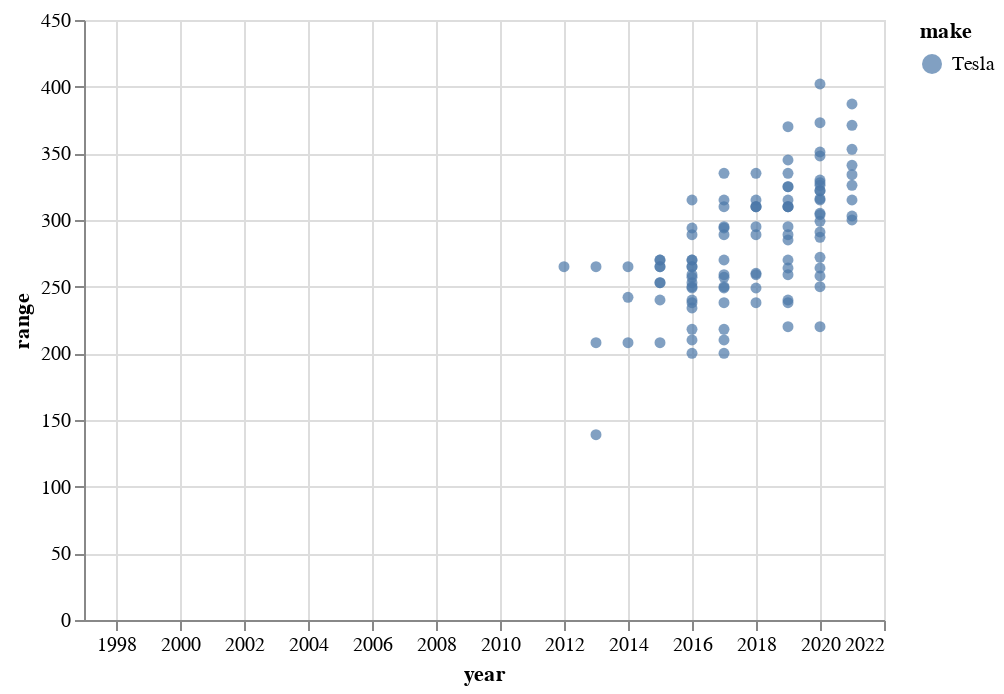

The notebook cell saved with this chart:
### Markdown cell above
Same chart, but only Tesla included

### Code cell
tesla_df = elec_df[elec_df['make'] == 'Tesla']

alt.Chart(tesla_df).mark_point(filled=True).encode(
    x = alt.X('year', axis=alt.Axis(format='') , scale = alt.Scale(domain=(1997,2022))),
    y = alt.Y('range'),
    color = alt.Color('make:N'),
    shape = alt.Shape('make:N'),
    tooltip = ['make', 'model', 'year', 'fuelCost08', 'range', 'charge240']
).interactive()

### Figure 1 — Vega-Lite specification as saved in the notebook (floating-point values rounded to 4 significant figures)
{"config": {"view": {"continuousWidth": 400, "continuousHeight": 300}}, "data": {"name": "data-784af7d0e9b29aec649024a0bd8fe641"}, "mark": {"type": "point", "filled": true}, "encoding": {"color": {"type": "nominal", "field": "make"}, "shape": {"type": "nominal", "field": "make"}, "tooltip": [{"type": "nominal", "field": "make"}, {"type": "nominal", "field": "model"}, {"type": "quantitative", "field": "year"}, {"type": "quantitative", "field": "fuelCost08"}, {"type": "quantitative", "field": "range"}, {"type": "quantitative", "field": "charge240"}], "x": {"type": "quantitative", "axis": {"format": ""}, "field": "year", "scale": {"domain": [1997, 2022]}}, "y": {"type": "quantitative", "field": "range"}}, "selection": {"selector006": {"type": "interval", "bind": "scales", "encodings": ["x", "y"]}}, "$schema": "https://vega.github.io/schema/vega-lite/v4.8.1.json", "datasets": {"data-784af7d0e9b29aec649024a0bd8fe641": [{"range": 265, "rangeHwy": 266.8, "rangeCity": 262.7, "highway08": 90, "make": "Tesla", "model": "Model S", "year": 2012, "charge120": 0.0, "charge240": 12.0, "fuelCost08": 750, "fuelType1": "Electricity"}, {"range": 139, "rangeHwy": 140.7, "rangeCity": 138.5, "highway08": 96, "make": "Tesla", "model": "Model S (40 kW-hr battery pack)", "year": 2013, "charge120": 0.0, "charge240": 6.0, "fuelCost08": 700, "fuelType1": "Electricity"}, {"range": 265, "rangeHwy": 266.8, "rangeCity": 262.7, "highway08": 90, "make": "Tesla", "model": "Model S (85 kW-hr battery pack)", "year": 2013, "charge120": 0.0, "charge240": 12.0, "fuelCost08": 750, "fuelType1": "Electricity"}, {"range": 208, "rangeHwy": 210.7, "rangeCity": 205.7, "highway08": 97, "make": "Tesla", "model": "Model S (60 kW-hr battery pack)", "year": 2013, "charge120": 0.0, "charge240": 10.0, "fuelCost08": 700, "fuelType1": "Electricity"}, {"range": 208, "rangeHwy": 210.7, "rangeCity": 205.7, "highway08": 97, "make": "Tesla", "model": "Model S (60 kW-hr battery pack)", "year": 2014, "charge120": 0.0, "charge240": 10.0, "fuelCost08": 700, "fuelType1": "Electricity"}, {"range": 265, "rangeHwy": 266.8, "rangeCity": 262.7, "highway08": 90, "make": "Tesla", "model": "Model S (85 kW-hr battery pack)", "year": 2014, "charge120": 0.0, "charge240": 12.0, "fuelCost08": 750, "fuelType1": "Electricity"}, {"range": 242, "rangeHwy": 253.2, "rangeCity": 233.5, "highway08": 94, "make": "Tesla", "model": "Model S AWD (85 kW-hr battery pack)", "year": 2014, "charge120": 0.0, "charge240": 12.0, "fuelCost08": 750, "fuelType1": "Electricity"}, {"range": 265, "rangeHwy": 266.8, "rangeCity": 262.7, "highway08": 90, "make": "Tesla", "model": "Model S (90 kW-hr battery pack)", "year": 2015, "charge120": 0.0, "charge240": 12.0, "fuelCost08": 750, "fuelType1": "Electricity"}, {"range": 253, "rangeHwy": 265.5, "rangeCity": 242.3, "highway08": 98, "make": "Tesla", "model": "Model S AWD - P90D", "year": 2015, "charge120": 0.0, "charge240": 12.0, "fuelCost08": 700, "fuelType1": "Electricity"}, {"range": 270, "rangeHwy": 285.3, "rangeCity": 257.1, "highway08": 106, "make": "Tesla", "model": "Model S AWD - 90D", "year": 2015, "charge120": 0.0, "charge240": 12.0, "fuelCost08": 650, "fuelType1": "Electricity"}, {"range": 253, "rangeHwy": 265.5, "rangeCity": 242.3, "highway08": 98, "make": "Tesla", "model": "Model S AWD - P85D", "year": 2015, "charge120": 0.0, "charge240": 12.0, "fuelCost08": 700, "fuelType1": "Electricity"}, {"range": 240, "rangeHwy": 246.4, "rangeCity": 242.8, "highway08": 102, "make": "Tesla", "model": "Model S AWD - 70D", "year": 2015, "charge120": 0.0, "charge240": 12.0, "fuelCost08": 650, "fuelType1": "Electricity"}, {"range": 208, "rangeHwy": 210.7, "rangeCity": 205.7, "highway08": 97, "make": "Tesla", "model": "Model S (60 kW-hr battery pack)", "year": 2015, "charge120": 0.0, "charge240": 10.0, "fuelCost08": 700, "fuelType1": "Electricity"}, {"range": 270, "rangeHwy": 285.3, "rangeCity": 257.1, "highway08": 106, "make": "Tesla", "model": "Model S AWD - 85D", "year": 2015, "charge120": 0.0, "charge240": 12.0, "fuelCost08": 650, "fuelType1": "Electricity"}, {"range": 265, "rangeHwy": 266.8, "rangeCity": 262.7, "highway08": 90, "make": "Tesla", "model": "Model S (85 kW-hr battery pack)", "year": 2015, "charge120": 0.0, "charge240": 12.0, "fuelCost08": 750, "fuelType1": "Electricity"}, {"range": 270, "rangeHwy": 285.3, "rangeCity": 257.1, "highway08": 106, "make": "Tesla", "model": "Model S AWD - 85D", "year": 2016, "charge120": 0.0, "charge240": 12.0, "fuelCost08": 650, "fuelType1": "Electricity"}, {"range": 294, "rangeHwy": 303.2, "rangeCity": 285.7, "highway08": 107, "make": "Tesla", "model": "Model S AWD - 90D", "year": 2016, "charge120": 0.0, "charge240": 12.0, "fuelCost08": 650, "fuelType1": "Electricity"}, {"range": 253, "rangeHwy": 265.5, "rangeCity": 242.3, "highway08": 98, "make": "Tesla", "model": "Model S AWD - P85D", "year": 2016, "charge120": 0.0, "charge240": 12.0, "fuelCost08": 700, "fuelType1": "Electricity"}, {"range": 270, "rangeHwy": 283.4, "rangeCity": 259.6, "highway08": 100, "make": "Tesla", "model": "Model S AWD - P90D", "year": 2016, "charge120": 0.0, "charge240": 12.0, "fuelCost08": 700, "fuelType1": "Electricity"}, {"range": 249, "rangeHwy": 252.7, "rangeCity": 246.1, "highway08": 100, "make": "Tesla", "model": "Model S (75 kW-hr battery pack)", "year": 2016, "charge120": 0.0, "charge240": 12.0, "fuelCost08": 650, "fuelType1": "Electricity"}, {"range": 210, "rangeHwy": 214.8, "rangeCity": 207.5, "highway08": 101, "make": "Tesla", "model": "Model S (60 kW-hr battery pack)", "year": 2016, "charge120": 0.0, "charge240": 10.0, "fuelCost08": 650, "fuelType1": "Electricity"}, {"range": 238, "rangeHwy": 242.2, "rangeCity": 233.7, "highway08": 95, "make": "Tesla", "model": "Model X AWD - 75D", "year": 2016, "charge120": 0.0, "charge240": 12.0, "fuelCost08": 700, "fuelType1": "Electricity"}, {"range": 218, "rangeHwy": 226.9, "rangeCity": 221.1, "highway08": 107, "make": "Tesla", "model": "Model S AWD - 60D", "year": 2016, "charge120": 0.0, "charge240": 12.0, "fuelCost08": 600, "fuelType1": "Electricity"}, {"range": 315, "rangeHwy": 346.9, "rangeCity": 305.9, "highway08": 105, "make": "Tesla", "model": "Model S AWD - P100D", "year": 2016, "charge120": 0.0, "charge240": 12.0, "fuelCost08": 700, "fuelType1": "Electricity"}, {"range": 200, "rangeHwy": 203.2, "rangeCity": 196.5, "highway08": 94, "make": "Tesla", "model": "Model X AWD - 60D", "year": 2016, "charge120": 0.0, "charge240": 12.0, "fuelCost08": 700, "fuelType1": "Electricity"}, {"range": 289, "rangeHwy": 305.8, "rangeCity": 276.1, "highway08": 92, "make": "Tesla", "model": "Model X AWD - P100D", "year": 2016, "charge120": 0.0, "charge240": 12.0, "fuelCost08": 750, "fuelType1": "Electricity"}, {"range": 259, "rangeHwy": 264.6, "rangeCity": 255.0, "highway08": 105, "make": "Tesla", "model": "Model S AWD - 75D", "year": 2016, "charge120": 0.0, "charge240": 12.0, "fuelCost08": 650, "fuelType1": "Electricity"}, {"range": 265, "rangeHwy": 266.8, "rangeCity": 262.7, "highway08": 90, "make": "Tesla", "model": "Model S (90 kW-hr battery pack)", "year": 2016, "charge120": 0.0, "charge240": 12.0, "fuelCost08": 750, "fuelType1": "Electricity"}, {"range": 240, "rangeHwy": 246.4, "rangeCity": 242.8, "highway08": 102, "make": "Tesla", "model": "Model S AWD - 70D", "year": 2016, "charge120": 0.0, "charge240": 12.0, "fuelCost08": 650, "fuelType1": "Electricity"}, {"range": 234, "rangeHwy": 234.3, "rangeCity": 234.0, "highway08": 90, "make": "Tesla", "model": "Model S (70 kW-hr battery pack)", "year": 2016, "charge120": 0.0, "charge240": 10.0, "fuelCost08": 750, "fuelType1": "Electricity"}, {"range": 265, "rangeHwy": 266.8, "rangeCity": 262.7, "highway08": 90, "make": "Tesla", "model": "Model S (85 kW-hr battery pack)", "year": 2016, "charge120": 0.0, "charge240": 12.0, "fuelCost08": 750, "fuelType1": "Electricity"}, {"range": 257, "rangeHwy": 262.7, "rangeCity": 252.4, "highway08": 94, "make": "Tesla", "model": "Model X AWD - 90D", "year": 2016, "charge120": 0.0, "charge240": 12.0, "fuelCost08": 700, "fuelType1": "Electricity"}, {"range": 250, "rangeHwy": 252.7, "rangeCity": 247.3, "highway08": 90, "make": "Tesla", "model": "Model X AWD - P90D", "year": 2016, "charge120": 0.0, "charge240": 12.0, "fuelCost08": 750, "fuelType1": "Electricity"}, {"range": 294, "rangeHwy": 302.7, "rangeCity": 286.8, "highway08": 107, "make": "Tesla", "model": "Model S AWD - 90D", "year": 2017, "charge120": 0.0, "charge240": 12.0, "fuelCost08": 600, "fuelType1": "Electricity"}, {"range": 270, "rangeHwy": 282.9, "rangeCity": 259.4, "highway08": 100, "make": "Tesla", "model": "Model S AWD - P90D", "year": 2017, "charge120": 0.0, "charge240": 12.0, "fuelCost08": 700, "fuelType1": "Electricity"}, {"range": 210, "rangeHwy": 214.8, "rangeCity": 207.5, "highway08": 101, "make": "Tesla", "model": "Model S (60 kW-hr battery pack)", "year": 2017, "charge120": 0.0, "charge240": 10.0, "fuelCost08": 650, "fuelType1": "Electricity"}, {"range": 249, "rangeHwy": 252.7, "rangeCity": 246.1, "highway08": 100, "make": "Tesla", "model": "Model S (75 kW-hr battery pack)", "year": 2017, "charge120": 0.0, "charge240": 12.0, "fuelCost08": 650, "fuelType1": "Electricity"}, {"range": 289, "rangeHwy": 305.8, "rangeCity": 276.1, "highway08": 92, "make": "Tesla", "model": "Model X AWD - P100D", "year": 2017, "charge120": 0.0, "charge240": 12.0, "fuelCost08": 750, "fuelType1": "Electricity"}, {"range": 250, "rangeHwy": 252.7, "rangeCity": 247.3, "highway08": 90, "make": "Tesla", "model": "Model X AWD - P90D", "year": 2017, "charge120": 0.0, "charge240": 12.0, "fuelCost08": 750, "fuelType1": "Electricity"}, {"range": 335, "rangeHwy": 337.2, "rangeCity": 333.1, "highway08": 102, "make": "Tesla", "model": "Model S AWD - 100D", "year": 2017, "charge120": 0.0, "charge240": 12.0, "fuelCost08": 650, "fuelType1": "Electricity"}, {"range": 310, "rangeHwy": 295.5, "rangeCity": 321.9, "highway08": 120, "make": "Tesla", "model": "Model 3 Long Range", "year": 2017, "charge120": 0.0, "charge240": 12.0, "fuelCost08": 500, "fuelType1": "Electricity"}, {"range": 295, "rangeHwy": 299.5, "rangeCity": 291.3, "highway08": 89, "make": "Tesla", "model": "Model X AWD - 100D", "year": 2017, "charge120": 0.0, "charge240": 12.0, "fuelCost08": 750, "fuelType1": "Electricity"}, {"range": 257, "rangeHwy": 262.7, "rangeCity": 252.4, "highway08": 94, "make": "Tesla", "model": "Model X AWD - 90D", "year": 2017, "charge120": 0.0, "charge240": 12.0, "fuelCost08": 700, "fuelType1": "Electricity"}, {"range": 200, "rangeHwy": 203.2, "rangeCity": 196.5, "highway08": 94, "make": "Tesla", "model": "Model X AWD - 60D", "year": 2017, "charge120": 0.0, "charge240": 12.0, "fuelCost08": 700, "fuelType1": "Electricity"}, {"range": 238, "rangeHwy": 242.2, "rangeCity": 233.7, "highway08": 95, "make": "Tesla", "model": "Model X AWD - 75D", "year": 2017, "charge120": 0.0, "charge240": 12.0, "fuelCost08": 700, "fuelType1": "Electricity"}, {"range": 218, "rangeHwy": 226.9, "rangeCity": 221.1, "highway08": 107, "make": "Tesla", "model": "Model S AWD - 60D", "year": 2017, "charge120": 0.0, "charge240": 12.0, "fuelCost08": 600, "fuelType1": "Electricity"}, {"range": 315, "rangeHwy": 346.9, "rangeCity": 305.9, "highway08": 105, "make": "Tesla", "model": "Model S AWD - P100D", "year": 2017, "charge120": 0.0, "charge240": 12.0, "fuelCost08": 700, "fuelType1": "Electricity"}, {"range": 259, "rangeHwy": 264.6, "rangeCity": 255.0, "highway08": 105, "make": "Tesla", "model": "Model S AWD - 75D", "year": 2017, "charge120": 0.0, "charge240": 12.0, "fuelCost08": 650, "fuelType1": "Electricity"}, {"range": 310, "rangeHwy": 297.2, "rangeCity": 320.2, "highway08": 112, "make": "Tesla", "model": "Model 3 Long Range  AWD", "year": 2018, "charge120": 0.0, "charge240": 10.0, "fuelCost08": 550, "fuelType1": "Electricity"}, {"range": 310, "rangeHwy": 297.2, "rangeCity": 320.2, "highway08": 112, "make": "Tesla", "model": "Model 3 Long Range  AWD Performance", "year": 2018, "charge120": 0.0, "charge240": 10.0, "fuelCost08": 550, "fuelType1": "Electricity"}, {"range": 260, "rangeHwy": 247.6, "rangeCity": 270.1, "highway08": 117, "make": "Tesla", "model": "Model 3 Mid Range", "year": 2018, "charge120": 0.0, "charge240": 10.0, "fuelCost08": 550, "fuelType1": "Electricity"}, {"range": 289, "rangeHwy": 300.2, "rangeCity": 279.9, "highway08": 89, "make": "Tesla", "model": "Model X P100D", "year": 2018, "charge120": 0.0, "charge240": 12.0, "fuelCost08": 750, "fuelType1": "Electricity"}, {"range": 295, "rangeHwy": 299.5, "rangeCity": 291.3, "highway08": 89, "make": "Tesla", "model": "Model X 100D", "year": 2018, "charge120": 0.0, "charge240": 12.0, "fuelCost08": 750, "fuelType1": "Electricity"}, {"range": 315, "rangeHwy": 336.9, "rangeCity": 297.1, "highway08": 105, "make": "Tesla", "model": "Model S P100D", "year": 2018, "charge120": 0.0, "charge240": 12.0, "fuelCost08": 650, "fuelType1": "Electricity"}, {"range": 335, "rangeHwy": 337.2, "rangeCity": 333.1, "highway08": 102, "make": "Tesla", "model": "Model S 100D", "year": 2018, "charge120": 0.0, "charge240": 12.0, "fuelCost08": 650, "fuelType1": "Electricity"}, {"range": 259, "rangeHwy": 264.6, "rangeCity": 255.0, "highway08": 105, "make": "Tesla", "model": "Model S 75D", "year": 2018, "charge120": 0.0, "charge240": 12.0, "fuelCost08": 650, "fuelType1": "Electricity"}, {"range": 249, "rangeHwy": 252.7, "rangeCity": 246.1, "highway08": 100, "make": "Tesla", "model": "Model S 75kWh", "year": 2018, "charge120": 0.0, "charge240": 10.0, "fuelCost08": 650, "fuelType1": "Electricity"}, {"range": 310, "rangeHwy": 292.8, "rangeCity": 324.1, "highway08": 123, "make": "Tesla", "model": "Model 3 Long Range", "year": 2018, "charge120": 0.0, "charge240": 10.0, "fuelCost08": 500, "fuelType1": "Electricity"}, {"range": 238, "rangeHwy": 242.2, "rangeCity": 233.7, "highway08": 95, "make": "Tesla", "model": "Model X 75D", "year": 2018, "charge120": 0.0, "charge240": 12.0, "fuelCost08": 700, "fuelType1": "Electricity"}, {"range": 259, "rangeHwy": 264.6, "rangeCity": 255.0, "highway08": 105, "make": "Tesla", "model": "Model S 75D", "year": 2019, "charge120": 0.0, "charge240": 12.0, "fuelCost08": 650, "fuelType1": "Electricity"}, {"range": 289, "rangeHwy": 300.2, "rangeCity": 279.9, "highway08": 89, "make": "Tesla", "model": "Model X P100D", "year": 2019, "charge120": 0.0, "charge240": 12.0, "fuelCost08": 750, "fuelType1": "Electricity"}, {"range": 295, "rangeHwy": 299.5, "rangeCity": 291.3, "highway08": 89, "make": "Tesla", "model": "Model X 100D", "year": 2019, "charge120": 0.0, "charge240": 12.0, "fuelCost08": 750, "fuelType1": "Electricity"}, {"range": 335, "rangeHwy": 337.2, "rangeCity": 333.1, "highway08": 102, "make": "Tesla", "model": "Model S 100D", "year": 2019, "charge120": 0.0, "charge240": 12.0, "fuelCost08": 650, "fuelType1": "Electricity"}, {"range": 315, "rangeHwy": 336.9, "rangeCity": 297.1, "highway08": 105, "make": "Tesla", "model": "Model S P100D", "year": 2019, "charge120": 0.0, "charge240": 12.0, "fuelCost08": 650, "fuelType1": "Electricity"}, {"range": 238, "rangeHwy": 242.2, "rangeCity": 233.7, "highway08": 95, "make": "Tesla", "model": "Model X 75D", "year": 2019, "charge120": 0.0, "charge240": 12.0, "fuelCost08": 700, "fuelType1": "Electricity"}, {"range": 270, "rangeHwy": 264.2, "rangeCity": 274.3, "highway08": 77, "make": "Tesla", "model": "Model X Performance (22in Wheels)", "year": 2019, "charge120": 0.0, "charge240": 12.0, "fuelCost08": 850, "fuelType1": "Electricity"}, {"range": 345, "rangeHwy": 343.8, "rangeCity": 346.0, "highway08": 104, "make": "Tesla", "model": "Model S Performance (19in Wheels)", "year": 2019, "charge120": 0.0, "charge240": 12.0, "fuelCost08": 650, "fuelType1": "Electricity"}, {"range": 220, "rangeHwy": 206.3, "rangeCity": 230.5, "highway08": 124, "make": "Tesla", "model": "Model 3 Standard Range", "year": 2019, "charge120": 0.0, "charge240": 8.5, "fuelCost08": 500, "fuelType1": "Electricity"}, {"range": 370, "rangeHwy": 355.9, "rangeCity": 381.5, "highway08": 107, "make": "Tesla", "model": "Model S Long Range", "year": 2019, "charge120": 0.0, "charge240": 12.0, "fuelCost08": 600, "fuelType1": "Electricity"}, {"range": 325, "rangeHwy": 320.7, "rangeCity": 328.6, "highway08": 96, "make": "Tesla", "model": "Model S Performance (21in Wheels)", "year": 2019, "charge120": 0.0, "charge240": 12.0, "fuelCost08": 700, "fuelType1": "Electricity"}, {"range": 285, "rangeHwy": 272.9, "rangeCity": 295.4, "highway08": 105, "make": "Tesla", "model": "Model S Standard Range", "year": 2019, "charge120": 0.0, "charge240": 9.2, "fuelCost08": 600, "fuelType1": "Electricity"}, {"range": 325, "rangeHwy": 314.9, "rangeCity": 333.2, "highway08": 93, "make": "Tesla", "model": "Model X Long Range", "year": 2019, "charge120": 0.0, "charge240": 12.0, "fuelCost08": 700, "fuelType1": "Electricity"}, {"range": 310, "rangeHwy": 297.2, "rangeCity": 320.2, "highway08": 112, "make": "Tesla", "model": "Model 3 Long Range AWD Performance", "year": 2019, "charge120": 0.0, "charge240": 10.0, "fuelCost08": 550, "fuelType1": "Electricity"}, {"range": 240, "rangeHwy": 224.1, "rangeCity": 253.0, "highway08": 124, "make": "Tesla", "model": "Model 3 Standard Range Plus", "year": 2019, "charge120": 0.0, "charge240": 9.5, "fuelCost08": 500, "fuelType1": "Electricity"}, {"range": 310, "rangeHwy": 292.8, "rangeCity": 324.1, "highway08": 123, "make": "Tesla", "model": "Model 3 Long Range", "year": 2019, "charge120": 0.0, "charge240": 10.0, "fuelCost08": 500, "fuelType1": "Electricity"}, {"range": 310, "rangeHwy": 297.2, "rangeCity": 320.2, "highway08": 112, "make": "Tesla", "model": "Model 3 Long Range AWD", "year": 2019, "charge120": 0.0, "charge240": 10.0, "fuelCost08": 550, "fuelType1": "Electricity"}, {"range": 264, "rangeHwy": 251.2, "rangeCity": 274.1, "highway08": 117, "make": "Tesla", "model": "Model 3 Mid Range", "year": 2019, "charge120": 0.0, "charge240": 10.0, "fuelCost08": 550, "fuelType1": "Electricity"}, {"range": 402, "rangeHwy": 383.8, "rangeCity": 416.2, "highway08": 112, "make": "Tesla", "model": "Model S Long Range Plus", "year": 2020, "charge120": 0.0, "charge240": 15.3, "fuelCost08": 550, "fuelType1": "Electricity"}, {"range": 291, "rangeHwy": 277.2, "rangeCity": 301.9, "highway08": 106, "make": "Tesla", "model": "Model Y Performance AWD (21in Wheels)", "year": 2020, "charge120": 0.0, "charge240": 10.0, "fuelCost08": 600, "fuelType1": "Electricity"}, {"range": 316, "rangeHwy": 297.4, "rangeCity": 330.7, "highway08": 114, "make": "Tesla", "model": "Model Y Long Range AWD", "year": 2020, "charge120": 0.0, "charge240": 10.0, "fuelCost08": 550, "fuelType1": "Electricity"}, {"range": 258, "rangeHwy": 247.9, "rangeCity": 265.9, "highway08": 98, "make": "Tesla", "model": "Model X Standard Range", "year": 2020, "charge120": 0.0, "charge240": 9.2, "fuelCost08": 650, "fuelType1": "Electricity"}, {"range": 351, "rangeHwy": 336.7, "rangeCity": 362.5, "highway08": 101, "make": "Tesla", "model": "Model X Long Range Plus", "year": 2020, "charge120": 0.0, "charge240": 12.0, "fuelCost08": 650, "fuelType1": "Electricity"}, {"range": 272, "rangeHwy": 266.2, "rangeCity": 276.3, "highway08": 77, "make": "Tesla", "model": "Model X Performance (22in Wheels)", "year": 2020, "charge120": 0.0, "charge240": 12.0, "fuelCost08": 850, "fuelType1": "Electricity"}, {"range": 315, "rangeHwy": 291.0, "rangeCity": 334.0, "highway08": 112, "make": "Tesla", "model": "Model Y Performance AWD", "year": 2020, "charge120": 0.0, "charge240": 10.0, "fuelCost08": 550, "fuelType1": "Electricity"}, {"range": 328, "rangeHwy": 317.8, "rangeCity": 336.3, "highway08": 93, "make": "Tesla", "model": "Model X Long Range", "year": 2020, "charge120": 0.0, "charge240": 12.0, "fuelCost08": 700, "fuelType1": "Electricity"}, {"range": 305, "rangeHwy": 302.2, "rangeCity": 306.6, "highway08": 89, "make": "Tesla", "model": "Model X Performance (20in Wheels)", "year": 2020, "charge120": 0.0, "charge240": 12.0, "fuelCost08": 750, "fuelType1": "Electricity"}, {"range": 330, "rangeHwy": 311.7, "rangeCity": 345.0, "highway08": 123, "make": "Tesla", "model": "Model 3 Long Range", "year": 2020, "charge120": 0.0, "charge240": 10.0, "fuelCost08": 500, "fuelType1": "Electricity"}, {"range": 322, "rangeHwy": 310.6, "rangeCity": 331.1, "highway08": 116, "make": "Tesla", "model": "Model 3 Long Range AWD", "year": 2020, "charge120": 0.0, "charge240": 10.0, "fuelCost08": 550, "fuelType1": "Electricity"}, {"range": 264, "rangeHwy": 251.2, "rangeCity": 274.1, "highway08": 117, "make": "Tesla", "model": "Model 3 Mid Range", "year": 2020, "charge120": 0.0, "charge240": 10.0, "fuelCost08": 550, "fuelType1": "Electricity"}, {"range": 250, "rangeHwy": 232.1, "rangeCity": 260.9, "highway08": 132, "make": "Tesla", "model": "Model 3 Standard Range Plus", "year": 2020, "charge120": 0.0, "charge240": 8.5, "fuelCost08": 450, "fuelType1": "Electricity"}, {"range": 322, "rangeHwy": 319.2, "rangeCity": 332.2, "highway08": 116, "make": "Tesla", "model": "Model 3 Long Range Performance AWD (18in)", "year": 2020, "charge120": 0.0, "charge240": 10.0, "fuelCost08": 550, "fuelType1": "Electricity"}, {"range": 304, "rangeHwy": 294.4, "rangeCity": 312.1, "highway08": 112, "make": "Tesla", "model": "Model 3 Long Range Performance AWD (19in)", "year": 2020, "charge120": 0.0, "charge240": 10.0, "fuelCost08": 550, "fuelType1": "Electricity"}, {"range": 287, "rangeHwy": 274.8, "rangeCity": 297.5, "highway08": 105, "make": "Tesla", "model": "Model S Standard Range", "year": 2020, "charge120": 0.0, "charge240": 9.2, "fuelCost08": 600, "fuelType1": "Electricity"}, {"range": 299, "rangeHwy": 283.3, "rangeCity": 312.1, "highway08": 107, "make": "Tesla", "model": "Model 3 Long Range Performance AWD (20in)", "year": 2020, "charge120": 0.0, "charge240": 10.0, "fuelCost08": 600, "fuelType1": "Electricity"}, {"range": 373, "rangeHwy": 358.6, "rangeCity": 384.3, "highway08": 107, "make": "Tesla", "model": "Model S Long Range", "year": 2020, "charge120": 0.0, "charge240": 12.0, "fuelCost08": 600, "fuelType1": "Electricity"}, {"range": 348, "rangeHwy": 347.0, "rangeCity": 349.2, "highway08": 104, "make": "Tesla", "model": "Model S Performance (19in Wheels)", "year": 2020, "charge120": 0.0, "charge240": 12.0, "fuelCost08": 650, "fuelType1": "Electricity"}, {"range": 220, "rangeHwy": 206.3, "rangeCity": 230.5, "highway08": 124, "make": "Tesla", "model": "Model 3 Standard Range", "year": 2020, "charge120": 0.0, "charge240": 8.5, "fuelCost08": 500, "fuelType1": "Electricity"}, {"range": 326, "rangeHwy": 321.9, "rangeCity": 329.8, "highway08": 96, "make": "Tesla", "model": "Model S Performance (21in Wheels)", "year": 2020, "charge120": 0.0, "charge240": 12.0, "fuelCost08": 700, "fuelType1": "Electricity"}, {"range": 334, "rangeHwy": 323.2, "rangeCity": 342.6, "highway08": 93, "make": "Tesla", "model": "Model S Performance (21in Wheels)", "year": 2021, "charge120": 0.0, "charge240": 14.7, "fuelCost08": 700, "fuelType1": "Electricity"}, {"range": 387, "rangeHwy": 373.2, "rangeCity": 398.3, "highway08": 106, "make": "Tesla", "model": "Model S Performance (19in Wheels)", "year": 2021, "charge120": 0.0, "charge240": 14.7, "fuelCost08": 600, "fuelType1": "Electricity"}, {"range": 371, "rangeHwy": 356.3, "rangeCity": 382.2, "highway08": 101, "make": "Tesla", "model": "Model X Long Range Plus", "year": 2021, "charge120": 0.0, "charge240": 15.0, "fuelCost08": 600, "fuelType1": "Electricity"}, {"range": 303, "rangeHwy": 289.0, "rangeCity": 314.4, "highway08": 106, "make": "Tesla", "model": "Model Y Performance AWD", "year": 2021, "charge120": 0.0, "charge240": 11.8, "fuelCost08": 600, "fuelType1": "Electricity"}, {"range": 326, "rangeHwy": 305.5, "rangeCity": 342.5, "highway08": 117, "make": "Tesla", "model": "Model Y Long Range AWD", "year": 2021, "charge120": 0.0, "charge240": 10.0, "fuelCost08": 550, "fuelType1": "Electricity"}, {"range": 300, "rangeHwy": 289.0, "rangeCity": 309.3, "highway08": 83, "make": "Tesla", "model": "Model X Performance (22in Wheels)", "year": 2021, "charge120": 0.0, "charge240": 15.0, "fuelCost08": 750, "fuelType1": "Electricity"}, {"range": 341, "rangeHwy": 332.2, "rangeCity": 348.0, "highway08": 95, "make": "Tesla", "model": "Model X Performance (20in Wheels)", "year": 2021, "charge120": 0.0, "charge240": 15.0, "fuelCost08": 650, "fuelType1": "Electricity"}, {"range": 315, "rangeHwy": 299.0, "rangeCity": 328.7, "highway08": 107, "make": "Tesla", "model": "Model 3 Performance AWD", "year": 2021, "charge120": 0.0, "charge240": 10.0, "fuelCost08": 600, "fuelType1": "Electricity"}, {"range": 353, "rangeHwy": 333.8, "rangeCity": 369.5, "highway08": 127, "make": "Tesla", "model": "Model 3 Long Range AWD", "year": 2021, "charge120": 0.0, "charge240": 11.2, "fuelCost08": 500, "fuelType1": "Electricity"}]}}
